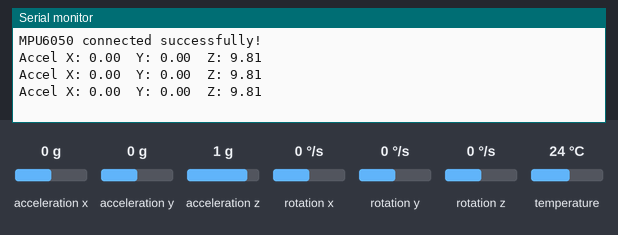
The sketch below on a simulated Arduino Uno, built with avr-gcc and run on an emulated ATmega328P. Shown: the last lines printed to the serial monitor. The test bench sets the inputs (shaded band); at power-on: acceleration x 0 g, acceleration y 0 g, acceleration z 1 g, rotation x 0 °/s, rotation y 0 °/s, rotation z 0 °/s, temperature 24 °C.

Above: at 1.3 s.
1.4 s: acceleration x set to -1.4 g
At 1.9 s:
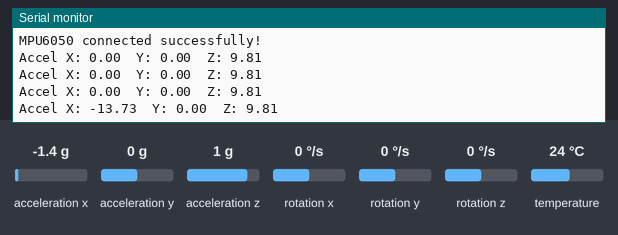
2.9 s: acceleration y set to -1.4 g
At 3.4 s:
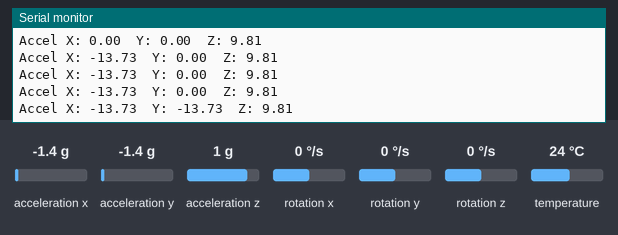
4.4 s: acceleration z set to -1.4 g
At 4.9 s:
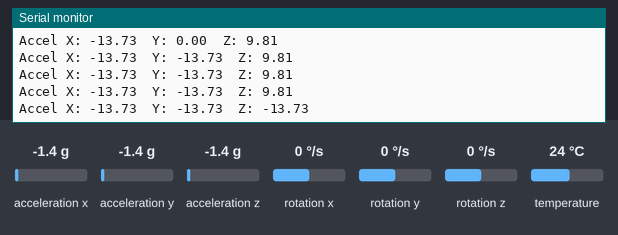

Measured:
- after the input at 1.4 s, the serial monitor: prints a new line after 0.11 s (image 1)
- after the input at 2.9 s, the serial monitor: prints a new line after 0.12 s (image 2)
- after the input at 4.4 s, the serial monitor: prints a new line after 0.14 s (image 3)

The sketch:

MPU_BLEMOUSE_MOTION_CONTROL.ino
```cpp
#include <Wire.h>
#include <Adafruit_MPU6050.h>
#include <Adafruit_Sensor.h>

Adafruit_MPU6050 mpu;

void setup() {
  Serial.begin(115200);
  if (!mpu.begin()) {
    Serial.println("MPU6050 not found! Check wiring.");
    while (1);
  }
  Serial.println("MPU6050 connected successfully!");
}


void loop() {
  sensors_event_t a, g, temp;
  mpu.getEvent(&a, &g, &temp);


  Serial.print("Accel X: "); Serial.print(a.acceleration.x);
  Serial.print("  Y: "); Serial.print(a.acceleration.y);
  Serial.print("  Z: "); Serial.println(a.acceleration.z);
  delay(500);
}
```
